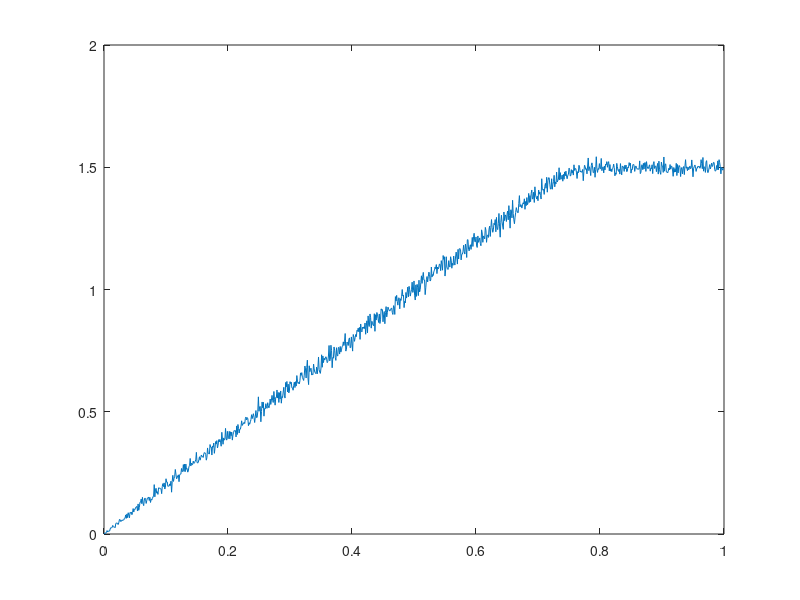
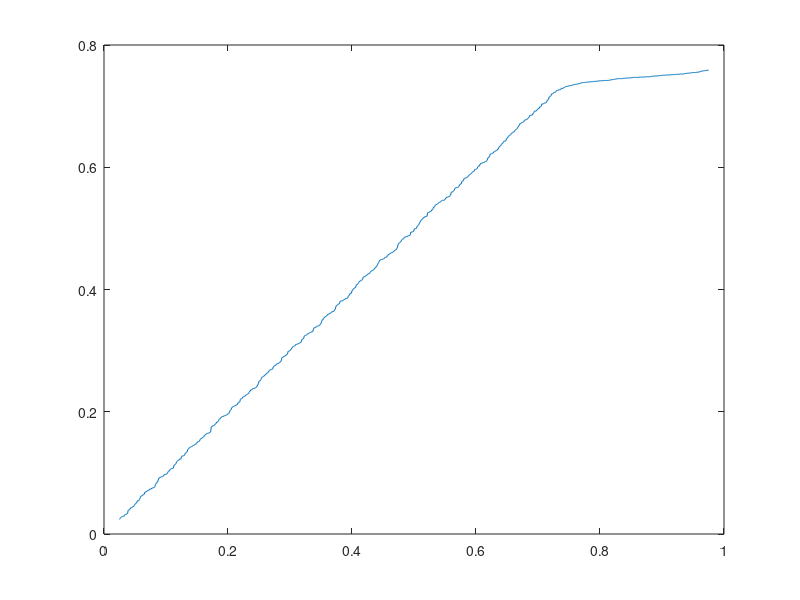

These charts were generated, in order, by the following MATLAB code:
count1=[];
count2=[];
pro_total=[];
pro_sum=[];

for p=0:0.001:0.999;
    i=0;
    count_1=0;
    count_2=0;
    output1=0;
    output2=0;
    pro=[];
    while i<1000;
        if rand()<p;
            count_1=count_1+1;
        end
        if rand()<p;
            count_2=count_2+1;
        end
            
        if count_1==0 &count_2==0;
            pro=[pro,0];


        elseif count_1>0 & count_2==0;
            pro=[pro,1];
            if rand()>0.5;
               output1=output1+1;
               count_1=count_1-1;
            else
                output2=output2+1;
                count_1=count_1-1;
            end
            
        elseif count_1==0 & count_2>0;
            pro=[pro,1];
            if rand()>0.5;
                output1=output1+1;
                count_2=count_2-1;
            else
                output2=output2+1;
                count_2=count_2-1;
            end
            
        elseif count_1>0 & count_2>0;
            
            a=rand();
            b=rand();

            if (a>0.5&b<0.5) | (a<0.5 & b>0.5);
                pro=[pro,2];
                output1=output1+1;
                output2=output2+1;
                count_1=count_1-1;
                count_2=count_2-1;
            
            elseif a>0.5 & b>0.5;%they all be sent to 1
                pro=[pro,1];
                if rand()<0.5 %send the first package
                    count_1=count_1-1;
                    output1=output1+1;
                else
                    count_2=count_2-1;
                    output1=output1+1;
                end
                
            elseif a<0.5 & b<0.5;
                pro=[pro,1];
                if rand()<0.5 %send the first package
                    count_1=count_1-1;
                    output2=output2+1;
                else
                    count_2=count_2-1;
                    output2=output2+1;
                end
            end
        end
        i=i+1;
    end
    pro_total=[pro_total,mean(pro)];
    pro_sum=[pro_sum,sum(pro)];
end
a=0:0.001:0.999;
figure(1)
plot(a,pro_total)
hold on 
efficiency=mean(pro_sum/2000);
coff=sort(pro_sum/2000);
coff=coff(25:975);
[coff(1),coff(951)]
b=0.025:0.001:0.975;
figure(2)
plot(b,coff)
hold on